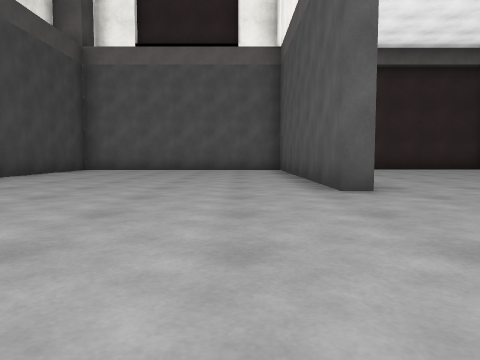
[1] (above)

19 first-person views from a walk through a 3-D level made in the Unity game engine. The camera is 0.4 m above the floor, tilts 4° down and sees 70° across. The floor is counted in squares, 1 m on a side. Each view is taken from the middle of a square. On the plan, view 1 faces up. The plan holds only what a view shows up to about 9 squares ahead; the rest is blank. Surface patterns are stand-ins for the level's own textures.

[2]
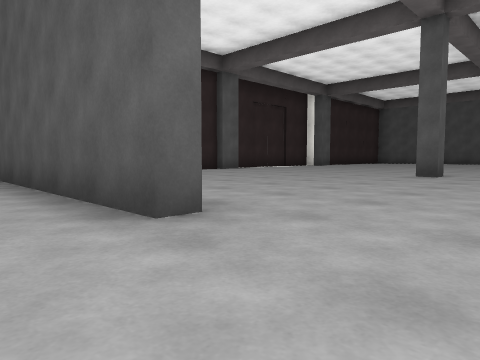

[3]
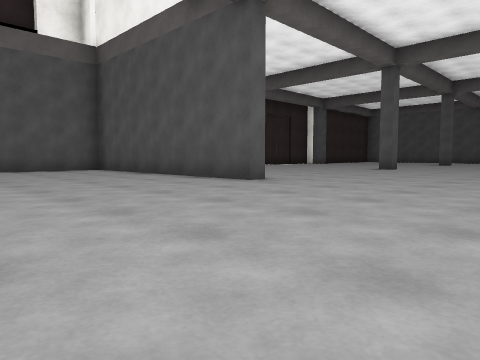

[4]
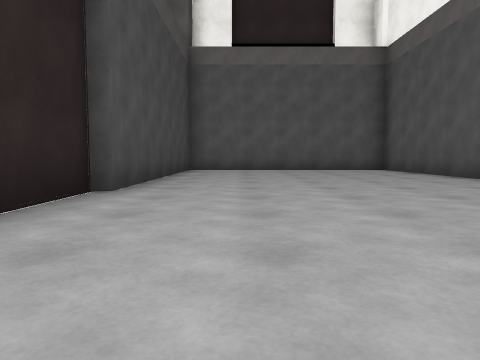

[5]
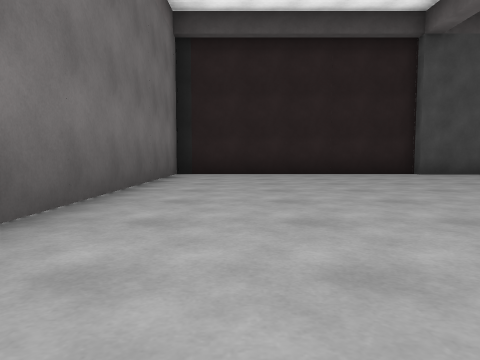

[6]
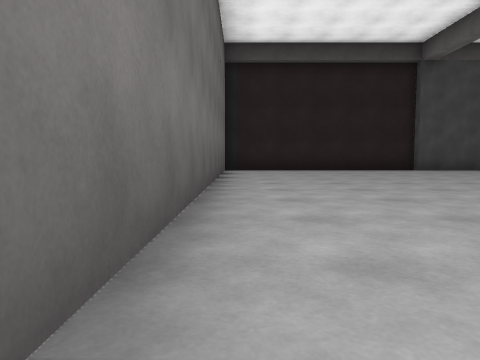

[7]
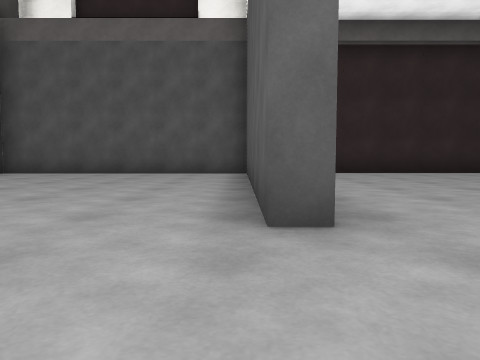

[8]
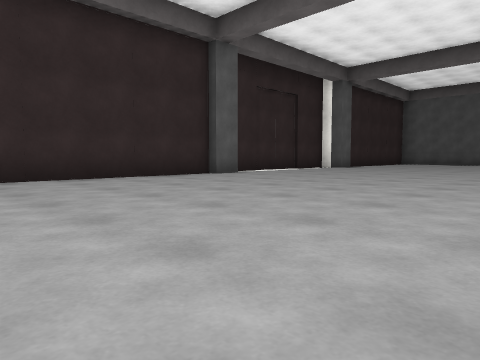

[9]
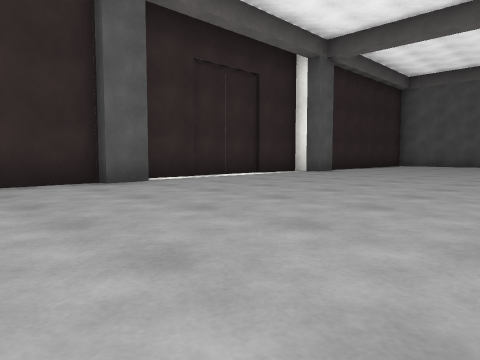

[10]
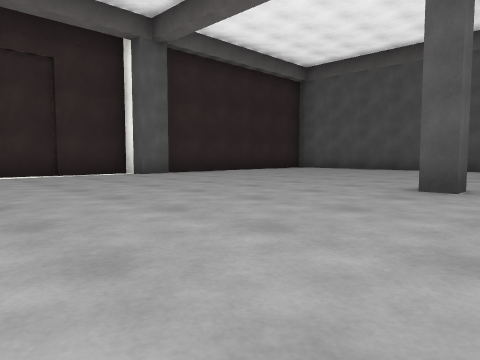

[11]
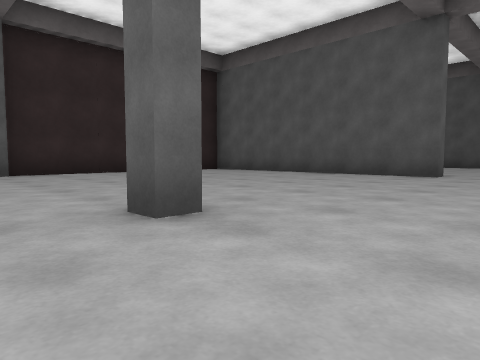

[12]
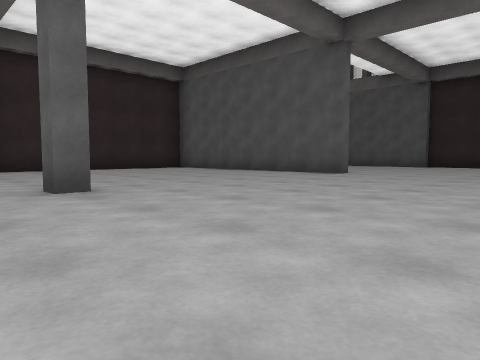

[13]
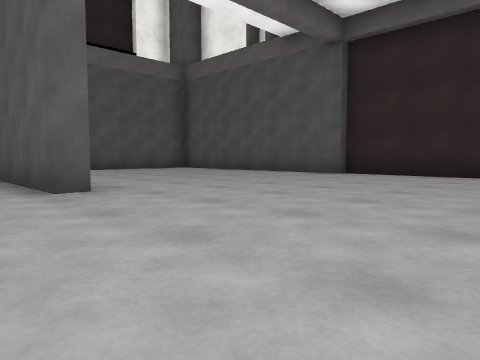

[14]
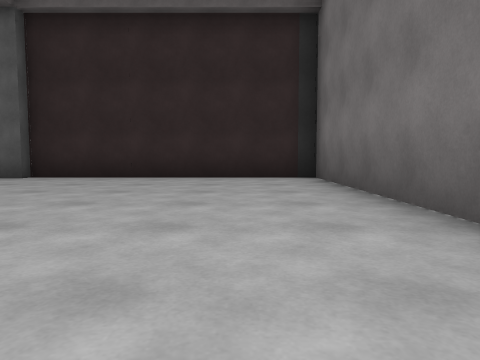

[15]
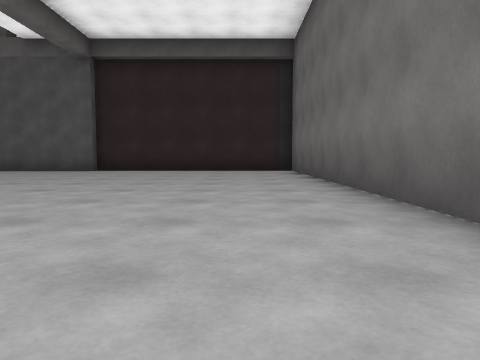

[16]
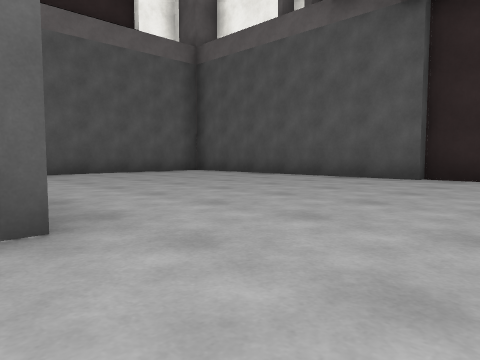

[17]
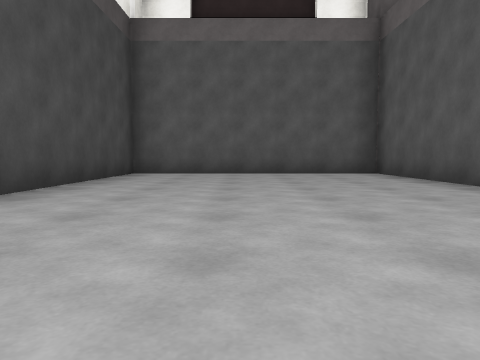

[18]
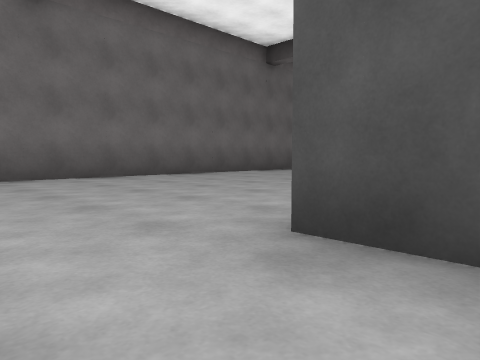

[19]
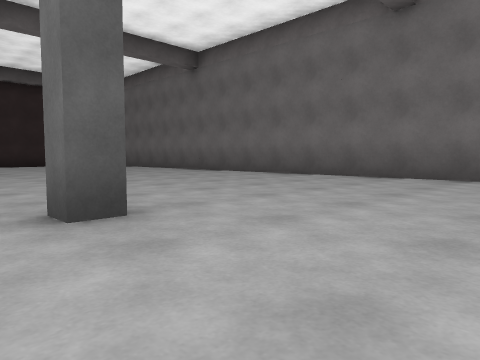

### Floor plan
Points are (right, up) in squares from view 1. A wall is a line through its corners. A room is listed if a view was taken in it or the views show most of it. See-through windows are left out.
Room 1 (views 1, 2, 3, 4, 5, 6, 7, 8, 9, 10, 11, 12, 13, 14, 15, 16, 17, 18, 19)
walls: (7.6, 3.9) (7.2, 3.9) (7.2, 4.4); (13.6, 3.9) (13.2, 3.9) (13.2, 4.3) (13.6, 4.3); (12.1, -1.4) (25.4, -1.4) (25.4, 4); (7.9, 9.9) (7.1, 9.9); (7.3, 10.2) (3, 10.2); (13.6, 9.9) (12.9, 9.9) (12.9, 10.7) (8.3, 10.7); (1.6, 3.9) (1.2, 3.9) (1.2, 9.5); (16.1, 10.2) (13.5, 10.2); (1.2, 9.9) (-4.5, 9.9) (-4.5, 3.9); (-4.7, 4) (-4.7, -1.4) (4.5, -1.4); (25.2, 3.9) (25.2, 9.9) (19.5, 9.9) (19.5, 3.9) (19.2, 3.9) (19.2, 7.6)

Where each view was taken, in squares from view 1:
view 1: 0 up, 0 right, facing up
view 2: 2 up, 0 right, facing up-right
view 3: 0 up, 3 left, facing up-right
view 4: 0 up, 3 left, facing up
view 5: 0 up, 3 right, facing left
view 6: 1 down, 5 right, facing left
view 7: 2 up, 1 right, facing up
view 8: 4 up, 2 right, facing up-right
view 9: 5 up, 5 right, facing up-right
view 10: 3 up, 9 right, facing up-right
view 11: 2 up, 12 right, facing up-right
view 12: 0 up, 12 right, facing up-right
view 13: 0 up, 18 right, facing up-right
view 14: 0 up, 19 right, facing right
view 15: 0 up, 16 right, facing right
view 16: 2 up, 19 right, facing up-right
view 17: 2 up, 22 right, facing up
view 18: 5 up, 21 right, facing down-left
view 19: 5 up, 11 right, facing down-right
